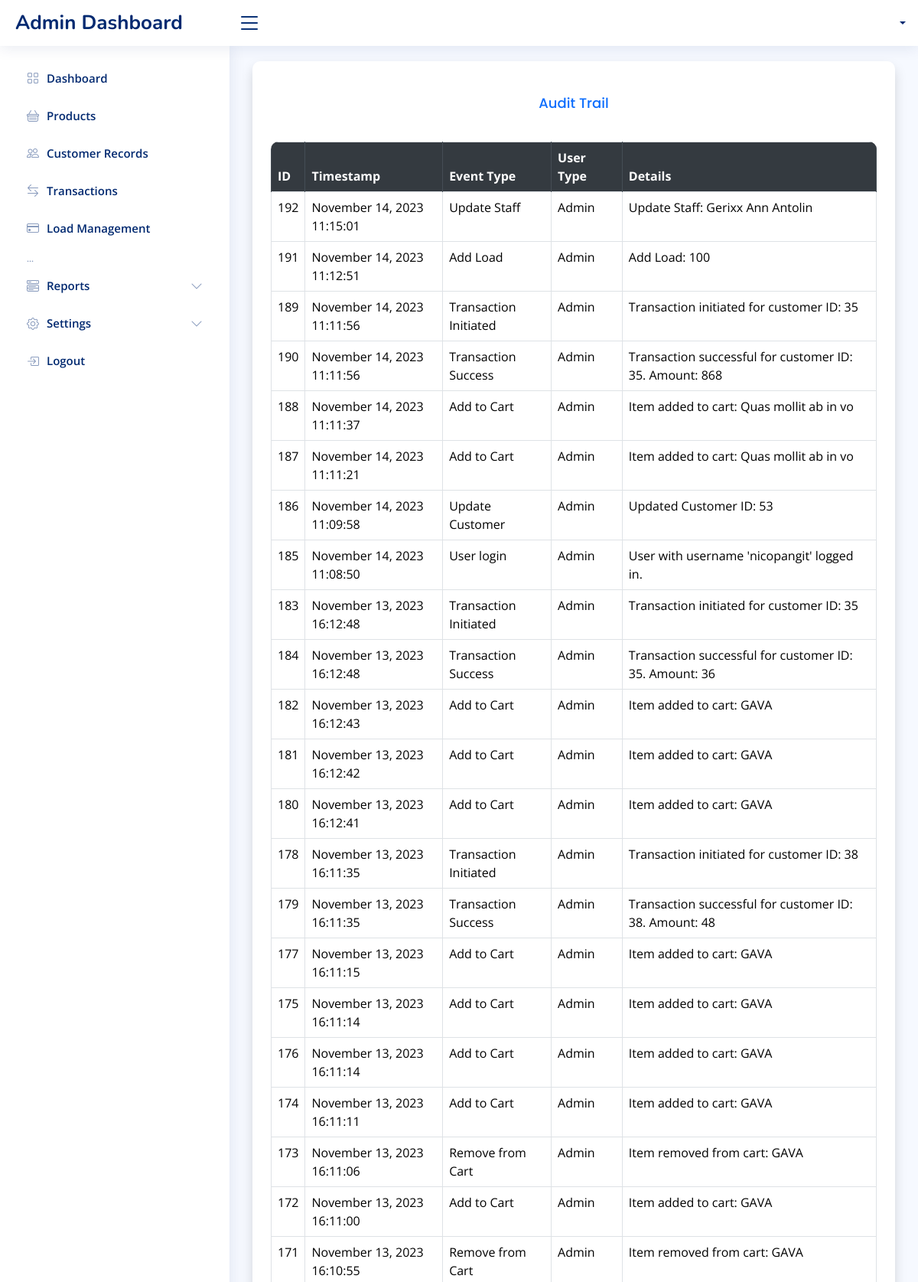
Screenshot of /settings/audit_trail.php (upper part) with the database file from the repository.
### tables this page shows
CREATE TABLE `audit_log` (
  `id` int(11) NOT NULL AUTO_INCREMENT,
  `timestamp` timestamp NOT NULL DEFAULT current_timestamp(),
  `event_type` varchar(255) NOT NULL,
  `user_type` varchar(50) NOT NULL,
  `details` text DEFAULT NULL,
  PRIMARY KEY (`id`)
);

### settings/audit_trail.php (the view, shortened to what this page needs)
<?php
include "../db_conn.php";
$auditQuery = "SELECT * FROM audit_log ORDER BY timestamp DESC";
$auditResult = $con->query($auditQuery);
include '../includes/header.php';
include '../includes/navbar.php';
include '../includes/sidebar.php';
?>
<main id="main" class="main">
    <section class="section dashboard">
        <div class="row justify-content-center">
            <div class="col-lg-12">
                <div class="card border-0 shadow p-4">
                    <h5 class="card-title text-center text-primary mb-4">Audit Trail</h5>
                    <div class="table-responsive">
                        <table class="datatable table table-hover table-bordered">
                            <thead class="thead-dark">
                                <tr>
                                    <th>ID</th>
                                    <th>Timestamp</th>
                                    <th>Event Type</th>
                                    <th>User Type</th>
                                    <th>Details</th>
                                </tr>
                            </thead>
                            <tbody>
                                <?php while ($row = $auditResult->fetch_assoc()) { ?>
                                    <tr class="table-row" data-href="viewtransac.php?id=<?php echo $row['id']; ?>">
                                        <td><?php echo $row['id']; ?></td>
                                        <td><?php echo date('F j, Y H:i:s', strtotime($row['timestamp'])); ?></td>
                                        <td><?php echo $row['event_type']; ?></td>
                                        <td><?php echo $row['user_type']; ?></td>
                                        <td><?php echo $row['details']; ?></td>
                                    </tr>
                                <?php } ?>
                            </tbody>
                        </table>
                    </div>
                </div>
            </div>
        </div>
    </section>
</main>
<?php include '../includes/footer.php'; ?>

### assets/css/style.css (style rules this page uses)
:root { scroll-behavior: smooth; }
body { font-family: "Open Sans", sans-serif; background: #f6f9ff; color: #444444; }
h1, h2, h3, h4, h5, h6 { font-family: "Nunito", sans-serif; }
#main { margin-top: 60px; padding: 20px 30px; transition: all 0.3s; }
.card { margin-bottom: 30px; border: none; border-radius: 5px; box-shadow: 0px 0 30px rgba(1, 41, 112, 0.1); }
.card-title { padding: 20px 0 15px 0; font-size: 18px; font-weight: 500; color: #012970; font-family: "Poppins", sans-serif; }
@media (min-width: 1200px) { #main, #footer { margin-left: 300px; } }

### settings/audit_trail.php (style rules this page uses)
.card { background-color: #fff; border-radius: 10px; box-shadow: 0 0 20px rgba(0, 0, 0, 0.1); }
.table { border-radius: 10px; overflow: hidden; }
.table thead th { background-color: #343a40; color: #fff; border-color: #454d55; cursor: pointer; }
.table tbody tr:nth-child(even) { background-color: #f8f9fa; }
.table tbody tr:nth-child(odd) { background-color: #ffffff; }

### rows the page displays
audit_log: id "192", timestamp "November 14, 2023 11:15:01", event_type "Update Staff", user_type "Admin", details "Update Staff: Gerixx Ann Antolin"
audit_log: id "191", timestamp "November 14, 2023 11:12:51", event_type "Add Load", user_type "Admin", details "Add Load: 100"
audit_log: id "189", timestamp "November 14, 2023 11:11:56", event_type "Transaction Initiated", user_type "Admin", details "Transaction initiated for customer ID: 35"
audit_log: id "190", timestamp "November 14, 2023 11:11:56", event_type "Transaction Success", user_type "Admin", details "Transaction successful for customer ID: 35. Amount: 868"
audit_log: id "188", timestamp "November 14, 2023 11:11:37", event_type "Add to Cart", user_type "Admin", details "Item added to cart: Quas mollit ab in vo"
audit_log: id "187", timestamp "November 14, 2023 11:11:21", event_type "Add to Cart", user_type "Admin", details "Item added to cart: Quas mollit ab in vo"
audit_log: id "186", timestamp "November 14, 2023 11:09:58", event_type "Update Customer", user_type "Admin", details "Updated Customer ID: 53"
audit_log: id "185", timestamp "November 14, 2023 11:08:50", event_type "User login", user_type "Admin", details "User with username 'nicopangit' logged in."
audit_log: id "183", timestamp "November 13, 2023 16:12:48", event_type "Transaction Initiated", user_type "Admin", details "Transaction initiated for customer ID: 35"
audit_log: id "184", timestamp "November 13, 2023 16:12:48", event_type "Transaction Success", user_type "Admin", details "Transaction successful for customer ID: 35. Amount: 36"
audit_log: id "182", timestamp "November 13, 2023 16:12:43", event_type "Add to Cart", user_type "Admin", details "Item added to cart: GAVA"
audit_log: id "181", timestamp "November 13, 2023 16:12:42", event_type "Add to Cart", user_type "Admin", details "Item added to cart: GAVA"
audit_log: id "180", timestamp "November 13, 2023 16:12:41", event_type "Add to Cart", user_type "Admin", details "Item added to cart: GAVA"
audit_log: id "178", timestamp "November 13, 2023 16:11:35", event_type "Transaction Initiated", user_type "Admin", details "Transaction initiated for customer ID: 38"
audit_log: id "179", timestamp "November 13, 2023 16:11:35", event_type "Transaction Success", user_type "Admin", details "Transaction successful for customer ID: 38. Amount: 48"
audit_log: id "177", timestamp "November 13, 2023 16:11:15", event_type "Add to Cart", user_type "Admin", details "Item added to cart: GAVA"
audit_log: id "175", timestamp "November 13, 2023 16:11:14", event_type "Add to Cart", user_type "Admin", details "Item added to cart: GAVA"
audit_log: id "176", timestamp "November 13, 2023 16:11:14", event_type "Add to Cart", user_type "Admin", details "Item added to cart: GAVA"
audit_log: id "174", timestamp "November 13, 2023 16:11:11", event_type "Add to Cart", user_type "Admin", details "Item added to cart: GAVA"
audit_log: id "173", timestamp "November 13, 2023 16:11:06", event_type "Remove from Cart", user_type "Admin", details "Item removed from cart: GAVA"
audit_log: id "172", timestamp "November 13, 2023 16:11:00", event_type "Add to Cart", user_type "Admin", details "Item added to cart: GAVA"
audit_log: id "171", timestamp "November 13, 2023 16:10:55", event_type "Remove from Cart", user_type "Admin", details "Item removed from cart: GAVA"
